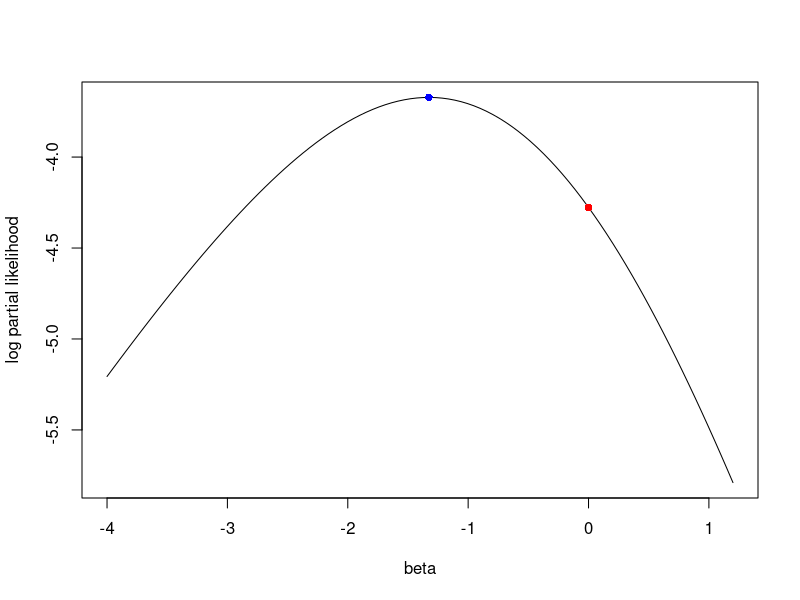

Recreate this plot in R.
## ---- chunk 1
library(survival)
tt = c(6, 7, 10, 15, 19, 25)
delta = c(1, 0, 1, 1, 0, 1)
trt = c(0, 0, 1, 0, 1, 1)  ## group 0 or 1
summary(survfit(Surv(tt,delta)~1))
## ---- chunk 2
plsimple = function(beta){
    psi = exp(beta)
    l = beta-log(3*psi+3)-log(3*psi+1)-log(2*psi+1)
    return(l)
}

## fnscale=1 means the optim will find the maximum
result = optim(par=0, fn=plsimple, method="L-BFGS-B", control=list(fnscale=-1), lower=-3, upper=1)

### MPLE
result$par

plsimple(result$par)
plsimple(0)

betas = seq(-4,1.2,length.out=100)
plot(betas, plsimple(betas), type="l", xlab="beta", ylab="log partial likelihood")
points(result$par, plsimple(result$par), col="blue", pch=16)
points(0, plsimple(0), col="red", pch=16)
## ---- chunk 3
result.cox = coxph(Surv(tt, delta)~trt)
summary(result.cox) ## provides the results of these three tests
## ---- chunk 4
## score test
#install.packages("numDeriv")
library(numDeriv)
### calculate the S(beta=0)
beta0 = grad(func=plsimple, x=0)
### calculate the information
var0 = -hessian(func=plsimple, x=0)
beta0^2/var0
pchisq(beta0^2/var0, df=1, lower.tail=F)
## ---- chunk 5
### Wald test
### calculate the information function at beta_MPLE
-hessian(func=plsimple, x=result$par)
### calculate the variance
1/(-hessian(func=plsimple, x=result$par))
### calculate the test statistics
result$par^2*(-hessian(func=plsimple, x=result$par))
## ---- chunk 6
### likelihood ratio statistics
l_full = plsimple(result$par)
l_reduce = plsimple(0)
2*(l_full-l_reduce)
## ---- chunk 7
### r-squared (which is not included in the current version of survival R package: see https://stackoverflow.com/questions/56071385/r-squared-missing-from-output-of-coxph)
CSR2 = 1-exp((2/length(tt))*(l_reduce-l_full))
R2max = 1-exp((2/length(tt))*(l_reduce))
NKR2 = CSR2/R2max
CSR2
R2max
NKR2
## ---- chunk 8
basehaz(result.cox, centered=F)
### return the cumulative hazard
